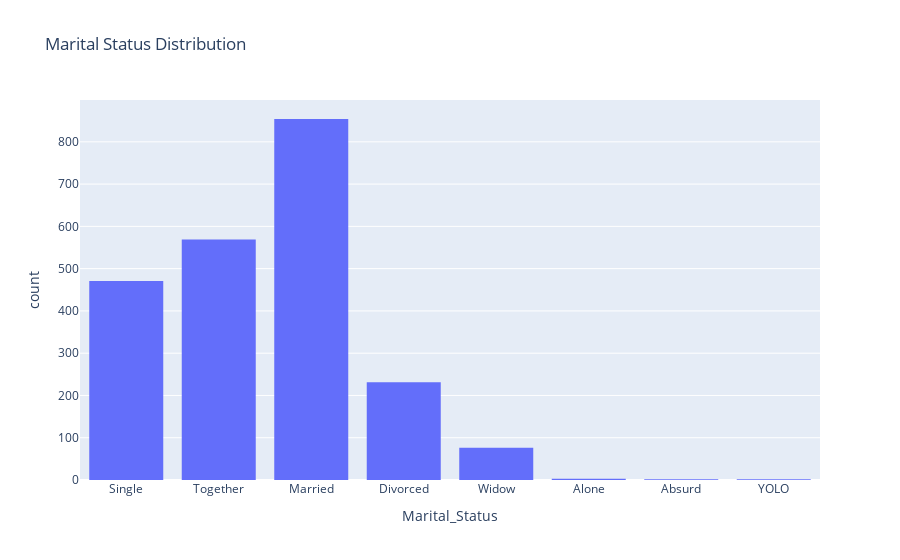

The notebook cell saved with this chart:
### Markdown cell above
The  plot shows the distribution of customers based on their marital status, which can be useful in understanding the different family structures

### Code cell
# Marital Status Distribution
fig2 = px.histogram(df, x='Marital_Status', nbins=5, title="Marital Status Distribution")
fig2.show()

### Figure 1 — Plotly figure (JSON) as saved in the notebook; plotly's stock layout.template omitted (floating-point values rounded to 4 significant figures; data arrays with more than 128 entries replaced by an {"elided": "..."} marker saying what was removed)
{"data": [{"alignmentgroup": "True", "bingroup": "x", "hovertemplate": "Marital_Status=%{x}<br>count=%{y}<extra></extra>", "legendgroup": "", "marker": {"color": "#636efa", "pattern": {"shape": ""}}, "name": "", "nbinsx": 5, "offsetgroup": "", "orientation": "v", "showlegend": false, "type": "histogram", "x": {"elided": "2208 str values"}, "xaxis": "x", "yaxis": "y"}], "layout": {"barmode": "relative", "legend": {"tracegroupgap": 0}, "title": {"text": "Marital Status Distribution"}, "xaxis": {"anchor": "y", "domain": [0, 1], "title": {"text": "Marital_Status"}}, "yaxis": {"anchor": "x", "domain": [0, 1], "title": {"text": "count"}}}}
